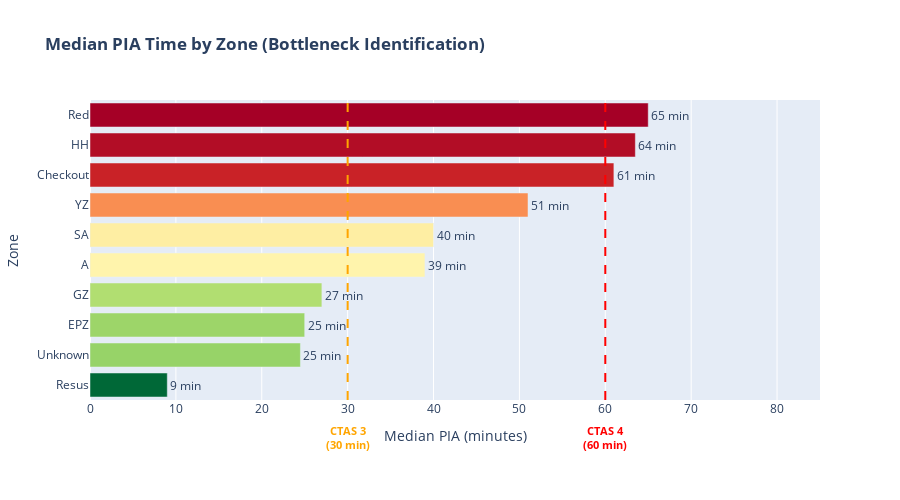

Notebook source saved alongside this figure:
### Markdown cell above
## Cell 9: Visualize Zone Bottlenecks

### Code cell
# Create zone bottleneck visualization
fig_zone = px.bar(
    zone_wait_times.sort_values('Median PIA'),
    x='Median PIA',
    y='initial_zone',
    orientation='h',
    color='Median PIA',
    color_continuous_scale='RdYlGn_r',  # Red = long wait (bad), Green = short (good)
    title='<b>Median PIA Time by Zone (Bottleneck Identification)</b>',
    text='Median PIA'
)

fig_zone.update_traces(texttemplate='%{text:.0f} min', textposition='outside')
fig_zone.update_layout(
    height=500,  # Increased height for more room
    xaxis_title='Median PIA (minutes)',
    yaxis_title='Zone',
    coloraxis_showscale=False,
    xaxis_range=[0, 85],
    margin=dict(b=100)  # More bottom margin for annotations
)

# Add vertical lines for benchmarks (without built-in annotations)
fig_zone.add_vline(x=30, line_dash="dash", line_color="orange")
fig_zone.add_vline(x=60, line_dash="dash", line_color="red")

# Add manual annotations below x-axis
fig_zone.add_annotation(
    x=30, y=-0.18,
    xref="x", yref="paper",
    text="CTAS 3<br>(30 min)",
    showarrow=False,
    font=dict(color="orange", size=11, weight="bold"),
    align="center"
)

fig_zone.add_annotation(
    x=60, y=-0.18,
    xref="x", yref="paper",
    text="CTAS 4<br>(60 min)",
    showarrow=False,
    font=dict(color="red", size=11, weight="bold"),
    align="center"
)

fig_zone.show()

### Figure 1 — Plotly figure (JSON) as saved in the notebook; plotly's stock layout.template omitted (floating-point values rounded to 4 significant figures)
{"data": [{"hovertemplate": "Median PIA=%{marker.color}<br>initial_zone=%{y}<extra></extra>", "legendgroup": "", "marker": {"color": [9.0, 24.5, 25.0, 27.0, 39.0, 40.0, 51.0, 61.0, 63.5, 65.0], "coloraxis": "coloraxis", "pattern": {"shape": ""}}, "name": "", "orientation": "h", "showlegend": false, "text": [9.0, 24.5, 25.0, 27.0, 39.0, 40.0, 51.0, 61.0, 63.5, 65.0], "textposition": "outside", "texttemplate": "%{text:.0f} min", "type": "bar", "x": [9.0, 24.5, 25.0, 27.0, 39.0, 40.0, 51.0, 61.0, 63.5, 65.0], "xaxis": "x", "y": ["Resus", "Unknown", "EPZ", "GZ", "A", "SA", "YZ", "Checkout", "HH", "Red"], "yaxis": "y"}], "layout": {"annotations": [{"align": "center", "font": {"color": "orange", "size": 11, "weight": "bold"}, "showarrow": false, "text": "CTAS 3<br>(30 min)", "x": 30, "xref": "x", "y": -0.18, "yref": "paper"}, {"align": "center", "font": {"color": "red", "size": 11, "weight": "bold"}, "showarrow": false, "text": "CTAS 4<br>(60 min)", "x": 60, "xref": "x", "y": -0.18, "yref": "paper"}], "barmode": "relative", "coloraxis": {"colorbar": {"title": {"text": "Median PIA"}}, "colorscale": [[0, "rgb(0,104,55)"], [0.1, "rgb(26,152,80)"], [0.2, "rgb(102,189,99)"], [0.3, "rgb(166,217,106)"], [0.4, "rgb(217,239,139)"], [0.5, "rgb(255,255,191)"], [0.6, "rgb(254,224,139)"], [0.7, "rgb(253,174,97)"], [0.8, "rgb(244,109,67)"], [0.9, "rgb(215,48,39)"], [1, "rgb(165,0,38)"]], "showscale": false}, "height": 500, "legend": {"tracegroupgap": 0}, "margin": {"b": 100}, "shapes": [{"line": {"color": "orange", "dash": "dash"}, "type": "line", "x0": 30, "x1": 30, "xref": "x", "y0": 0, "y1": 1, "yref": "y domain"}, {"line": {"color": "red", "dash": "dash"}, "type": "line", "x0": 60, "x1": 60, "xref": "x", "y0": 0, "y1": 1, "yref": "y domain"}], "title": {"text": "<b>Median PIA Time by Zone (Bottleneck Identification)</b>"}, "xaxis": {"anchor": "y", "domain": [0, 1], "range": [0, 85], "title": {"text": "Median PIA (minutes)"}}, "yaxis": {"anchor": "x", "domain": [0, 1], "title": {"text": "Zone"}}}}
